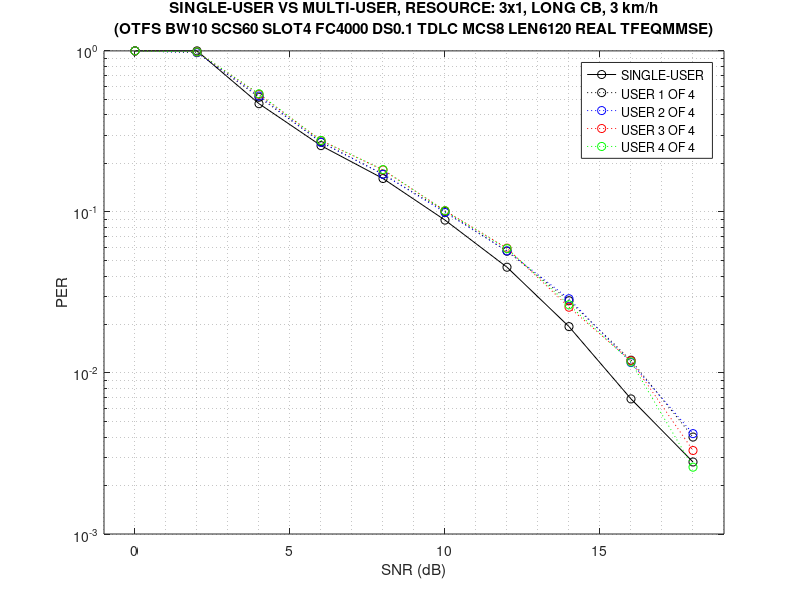
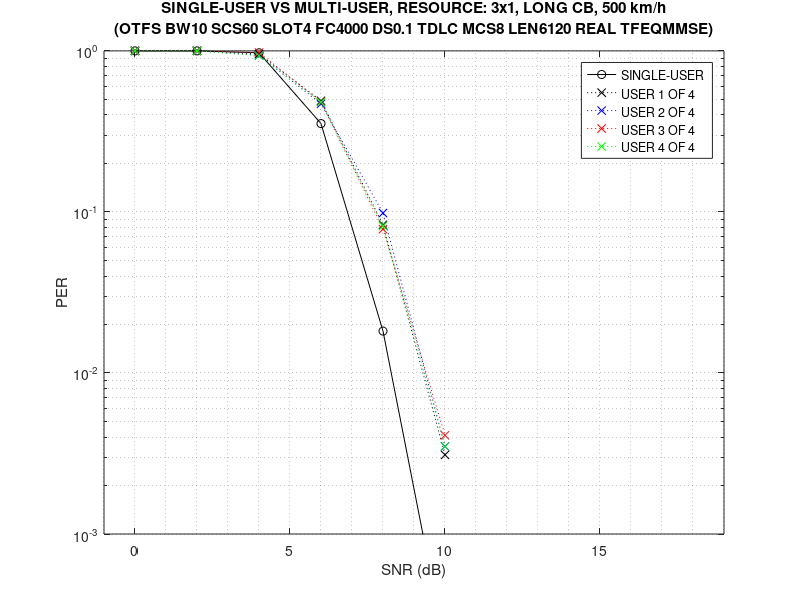
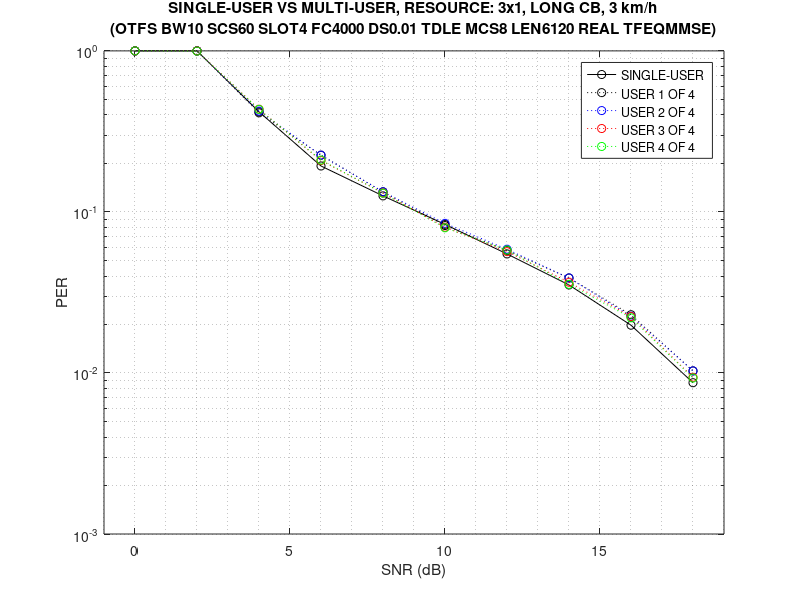
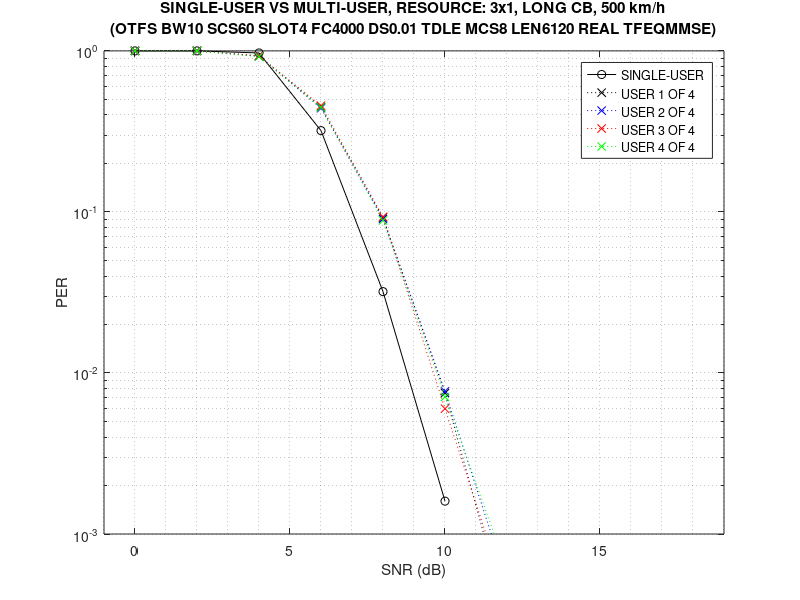

Reproduce these figures in MATLAB, in order.
% simulator: new_wave_lls
% commit: 60cfc4a
% bandwidth 10 MHz, subcarrier spacing 60 khz, 4 slots, single user, 3 rbs x 1 slot per user
% comment: previous result(per_result_20200928) has wrong noise power setting.
%          this is noise power matched version.
%   1. single user vs. multi users
%   2. single subframe vs. multi subframes (short tb vs. long tb)
%   3. fully spreaded otfs vs. partially-spreaded otfs
%   4. otfs vs. ofdm

%% otfs / single user / short transmit block / partial spreading

% RUNNING CASE: OTFS MU BW10 SCS60 SLOT4 FC4000 V3 DS0.1 TDLC MCS8 LEN964 SIM10000 SNR0 REAL TFEQMMSE USR1
per_case01 = [ ...
     0.0        401   1.000000
     2.0        401   1.000000
     4.0        518   0.774131
     6.0       1299   0.308699
     8.0       2286   0.175416
    10.0       3808   0.105305
    12.0       6388   0.062774
    14.0      10000   0.029900
    16.0      10000   0.015600
    18.0      10000   0.005900];

% RUNNING CASE: OTFS MU BW10 SCS60 SLOT4 FC4000 V120 DS0.1 TDLC MCS8 LEN964 SIM10000 SNR0 REAL TFEQMMSE USR1
per_case02 = [ ...
     0.0        401   1.000000
     2.0        401   1.000000
     4.0        561   0.714795
     6.0       1202   0.333611
     8.0       1987   0.201812
    10.0       3419   0.117286
    12.0       6467   0.062007
    14.0      10000   0.027700
    16.0      10000   0.008000
    18.0      10000   0.002100];

% RUNNING CASE: OTFS MU BW10 SCS60 SLOT4 FC4000 V200 DS0.1 TDLC MCS8 LEN964 SIM10000 SNR0 REAL TFEQMMSE USR1
per_case03 = [ ...
     0.0        401   1.000000
     2.0        401   1.000000
     4.0        511   0.784736
     6.0       1062   0.377589
     8.0       1997   0.200801
    10.0       3428   0.116978
    12.0       7587   0.052854
    14.0      10000   0.016500
    16.0      10000   0.006700
    18.0      10000   0.001500];

% RUNNING CASE: OTFS MU BW10 SCS60 SLOT4 FC4000 V500 DS0.1 TDLC MCS8 LEN964 SIM10000 SNR0 REAL TFEQMMSE USR1
per_case04 = [ ...
     0.0        401   1.000000
     2.0        401   1.000000
     4.0        425   0.943529
     6.0        766   0.523499
     8.0       1537   0.260898
    10.0       3506   0.114375
    12.0      10000   0.030300
    14.0      10000   0.008000
    16.0      10000   0.000600];

% RUNNING CASE: OTFS MU BW10 SCS60 SLOT4 FC4000 V3 DS0.01 TDLE MCS8 LEN964 SIM10000 SNR0 REAL TFEQMMSE USR1
per_case05 = [ ...
     0.0        401   1.000000
     2.0        401   1.000000
     4.0        665   0.603008
     6.0       1593   0.251726
     8.0       2681   0.149571
    10.0       4877   0.082223
    12.0       8052   0.049801
    14.0      10000   0.031800
    16.0      10000   0.021800
    18.0      10000   0.015600];

% RUNNING CASE: OTFS MU BW10 SCS60 SLOT4 FC4000 V120 DS0.01 TDLE MCS8 LEN964 SIM10000 SNR0 REAL TFEQMMSE USR1
per_case06 = [ ...
     0.0        401   1.000000
     2.0        401   1.000000
     4.0        615   0.652033
     6.0       1570   0.255414
     8.0       2595   0.154528
    10.0       4117   0.097401
    12.0       6522   0.061484
    14.0       9254   0.043333
    16.0      10000   0.022700
    18.0      10000   0.009800];

% RUNNING CASE: OTFS MU BW10 SCS60 SLOT4 FC4000 V200 DS0.01 TDLE MCS8 LEN964 SIM10000 SNR0 REAL TFEQMMSE USR1
per_case07 = [ ...
     0.0        401   1.000000
     2.0        401   1.000000
     4.0        544   0.737132
     6.0       1345   0.298141
     8.0       2284   0.175569
    10.0       3412   0.117526
    12.0       5976   0.067102
    14.0      10000   0.035800
    16.0      10000   0.019300
    18.0      10000   0.006600];

% RUNNING CASE: OTFS MU BW10 SCS60 SLOT4 FC4000 V500 DS0.01 TDLE MCS8 LEN964 SIM10000 SNR0 REAL TFEQMMSE USR1
per_case08 = [ ...
     0.0        401   1.000000
     2.0        401   1.000000
     4.0        454   0.883260
     6.0        815   0.492025
     8.0       1519   0.263989
    10.0       3403   0.117837
    12.0       8367   0.047926
    14.0      10000   0.017300
    16.0      10000   0.005800
    18.0      10000   0.001600];

%% otfs / multi user / long transmit block / partial spreading

% RUNNING CASE: OTFS MU BW10 SCS60 SLOT4 FC4000 V3 DS0.1 TDLC MCS8 LEN6120 SIM10000 SNR0 REAL TFEQMMSE USR4

per_case09 = [ ...
     0.0        401   1.000000  1.000000  1.000000  1.000000
     2.0        411   0.978102  0.975669  0.985401  0.985401
     4.0        778   0.515424  0.524422  0.537275  0.541131
     6.0       1483   0.271746  0.270398  0.277815  0.277815
     8.0       2342   0.171648  0.171221  0.182323  0.183177
    10.0       4042   0.100693  0.099208  0.101682  0.101682
    12.0       7032   0.057025  0.057309  0.059585  0.059158
    14.0      10000   0.028100  0.028900  0.025600  0.026500
    16.0      10000   0.012000  0.011600  0.011900  0.011700
    18.0      10000   0.004000  0.004200  0.003300  0.002600];

% RUNNING CASE: OTFS MU BW10 SCS60 SLOT4 FC4000 V120 DS0.1 TDLC MCS8 LEN6120 SIM10000 SNR0 REAL TFEQMMSE USR4
per_case10 = [ ...
     0.0        401   1.000000  1.000000  1.000000  1.000000
     2.0        401   1.000000  1.000000  1.000000  1.000000
     4.0        477   0.863732  0.840671  0.863732  0.855346
     6.0       1248   0.322115  0.321314  0.322115  0.341346
     8.0       7322   0.054766  0.058864  0.056132  0.060366
    10.0      10000   0.004500  0.005300  0.005300  0.007000
    12.0      10000   0.000300  0.000200  0.000200  0.000200];

% RUNNING CASE: OTFS MU BW10 SCS60 SLOT4 FC4000 V200 DS0.1 TDLC MCS8 LEN6120 SIM10000 SNR0 REAL TFEQMMSE USR4
per_case11 = [ ...
     0.0        401   1.000000  1.000000  1.000000  1.000000
     2.0        401   1.000000  1.000000  1.000000  1.000000
     4.0        471   0.851380  0.870488  0.885350  0.855626
     6.0       1094   0.366545  0.393053  0.378428  0.372943
     8.0       4813   0.083732  0.090796  0.083316  0.087056
    10.0      10000   0.009300  0.007100  0.005400  0.005700
    12.0      10000   0.000200  0.000100  0.000200  0.000600];

% RUNNING CASE: OTFS MU BW10 SCS60 SLOT4 FC4000 V500 DS0.1 TDLC MCS8 LEN6120 SIM10000 SNR0 REAL TFEQMMSE USR4
per_case12 = [ ...
     0.0        401   1.000000  1.000000  1.000000  1.000000
     2.0        401   1.000000  1.000000  1.000000  1.000000
     4.0        429   0.955711  0.939394  0.976690  0.934732
     6.0        855   0.490058  0.469006  0.481871  0.480702
     8.0       5130   0.083236  0.098441  0.078168  0.081871
    10.0      10000   0.003100  0.003500  0.004100  0.003500
    12.0      10000   0.000000  0.000000  0.000000  0.000000];

% RUNNING CASE: OTFS MU BW10 SCS60 SLOT4 FC4000 V3 DS0.01 TDLE MCS8 LEN6120 SIM10000 SNR0 REAL TFEQMMSE USR4
per_case13 = [ ...
     0.0        401   1.000000  1.000000  1.000000  1.000000
     2.0        402   1.000000  1.000000  1.000000  0.997512
     4.0        972   0.412551  0.422840  0.434156  0.433128
     6.0       1924   0.225052  0.225052  0.208420  0.209979
     8.0       3067   0.133355  0.133355  0.131073  0.130747
    10.0       5029   0.082323  0.084908  0.080334  0.079738
    12.0       7074   0.057676  0.058666  0.056686  0.057959
    14.0      10000   0.038900  0.038900  0.036600  0.035500
    16.0      10000   0.023000  0.022500  0.022400  0.022000
    18.0      10000   0.010300  0.010300  0.009400  0.009300];

% RUNNING CASE: OTFS MU BW10 SCS60 SLOT4 FC4000 V120 DS0.01 TDLE MCS8 LEN6120 SIM10000 SNR0 REAL TFEQMMSE USR4
per_case14 = [ ...
     0.0        401   1.000000  1.000000  1.000000  1.000000
     2.0        401   1.000000  1.000000  1.000000  1.000000
     4.0        515   0.778641  0.798058  0.801942  0.780583
     6.0       1431   0.292802  0.324249  0.280224  0.306778
     8.0       5831   0.074258  0.075802  0.072372  0.068770
    10.0      10000   0.012800  0.013700  0.012000  0.011500
    12.0      10000   0.002000  0.002000  0.001600  0.001300
    14.0      10000   0.000000  0.000000  0.000100  0.000000];

% RUNNING CASE: OTFS MU BW10 SCS60 SLOT4 FC4000 V200 DS0.01 TDLE MCS8 LEN6120 SIM10000 SNR0 REAL TFEQMMSE USR4
per_case15 = [ ...
     0.0        401   1.000000  1.000000  1.000000  1.000000
     2.0        401   1.000000  1.000000  1.000000  1.000000
     4.0        490   0.828571  0.848980  0.818367  0.846939
     6.0       1213   0.330585  0.383347  0.347898  0.353669
     8.0       4970   0.081690  0.084507  0.080684  0.083903
    10.0      10000   0.013600  0.012700  0.013000  0.013200
    12.0      10000   0.001000  0.001200  0.001200  0.001000
    14.0      10000   0.000100  0.000100  0.000000  0.000200];

% RUNNING CASE: OTFS MU BW10 SCS60 SLOT4 FC4000 V500 DS0.01 TDLE MCS8 LEN6120 SIM10000 SNR0 REAL TFEQMMSE USR4
per_case16 = [ ...
     0.0        401   1.000000  1.000000  1.000000  1.000000
     2.0        401   1.000000  1.000000  1.000000  1.000000
     4.0        436   0.931193  0.926606  0.928899  0.919725
     6.0        910   0.448352  0.440659  0.457143  0.446154
     8.0       4528   0.092314  0.090327  0.093198  0.088560
    10.0      10000   0.007500  0.007700  0.006000  0.007100
    12.0      10000   0.000300  0.000500  0.000400  0.000600];

%% otfs / single user / long transmit block / partial spreading

% RUNNING CASE: OTFS MU BW10 SCS60 SLOT4 FC4000 V3 DS0.1 TDLC MCS8 LEN6120 SIM10000 SNR0 REAL TFEQMMSE
per_case17 = [ ...
     0.0        401   1.000000
     2.0        401   1.000000
     4.0        853   0.470106
     6.0       1554   0.258044
     8.0       2487   0.161238
    10.0       4507   0.088973
    12.0       8841   0.045357
    14.0      10000   0.019400
    16.0      10000   0.006900
    18.0      10000   0.002800];

% RUNNING CASE: OTFS MU BW10 SCS60 SLOT4 FC4000 V120 DS0.1 TDLC MCS8 LEN6120 SIM10000 SNR0 REAL TFEQMMSE
per_case18 = [ ...
     0.0        401   1.000000
     2.0        401   1.000000
     4.0        460   0.871739
     6.0       1632   0.245711
     8.0      10000   0.037100
    10.0      10000   0.003500
    12.0      10000   0.000000];

% RUNNING CASE: OTFS MU BW10 SCS60 SLOT4 FC4000 V200 DS0.1 TDLC MCS8 LEN6120 SIM10000 SNR0 REAL TFEQMMSE
per_case19 = [ ...
     0.0        401   1.000000
     2.0        401   1.000000
     4.0        443   0.905192
     6.0       1560   0.257051
     8.0      10000   0.033300
    10.0      10000   0.001300
    12.0      10000   0.000000];

% RUNNING CASE: OTFS MU BW10 SCS60 SLOT4 FC4000 V500 DS0.1 TDLC MCS8 LEN6120 SIM10000 SNR0 REAL TFEQMMSE
per_case20 = [ ...
     0.0        401   1.000000
     2.0        401   1.000000
     4.0        412   0.973301
     6.0       1134   0.353616
     8.0      10000   0.018200
    10.0      10000   0.000200];

% RUNNING CASE: OTFS MU BW10 SCS60 SLOT4 FC4000 V3 DS0.01 TDLE MCS8 LEN6120 SIM10000 SNR0 REAL TFEQMMSE
per_case21 = [ ...
     0.0        401   1.000000
     2.0        401   1.000000
     4.0        958   0.418580
     6.0       2079   0.192881
     8.0       3188   0.125784
    10.0       4792   0.083681
    12.0       7310   0.054856
    14.0      10000   0.035200
    16.0      10000   0.019800
    18.0      10000   0.008700];

% RUNNING CASE: OTFS MU BW10 SCS60 SLOT4 FC4000 V120 DS0.01 TDLE MCS8 LEN6120 SIM10000 SNR0 REAL TFEQMMSE
per_case22 = [ ...
     0.0        401   1.000000
     2.0        401   1.000000
     4.0        545   0.735780
     6.0       1554   0.258044
     8.0       7203   0.055671
    10.0      10000   0.009500
    12.0      10000   0.002100
    14.0      10000   0.000100];

% RUNNING CASE: OTFS MU BW10 SCS60 SLOT4 FC4000 V200 DS0.01 TDLE MCS8 LEN6120 SIM10000 SNR0 REAL TFEQMMSE
per_case23 = [ ...
     0.0        401   1.000000
     2.0        401   1.000000
     4.0        488   0.821721
     6.0       1470   0.272789
     8.0       8030   0.049938
    10.0      10000   0.006200
    12.0      10000   0.000900];

% RUNNING CASE: OTFS MU BW10 SCS60 SLOT4 FC4000 V500 DS0.01 TDLE MCS8 LEN6120 SIM10000 SNR0 REAL TFEQMMSE
per_case24 = [ ...
     0.0        401   1.000000
     2.0        401   1.000000
     4.0        413   0.970944
     6.0       1254   0.319777
     8.0      10000   0.032000
    10.0      10000   0.001600
    12.0      10000   0.000000];

%% ofdm / single user / long transmit block / partial spreading

% RUNNING CASE: OFDM MU BW10 SCS60 SLOT4 FC4000 V3 DS0.1 TDLC MCS8 LEN6120 SIM10000 SNR0 REAL TFEQMMSE
per_case25 = [ ...
     0.0        401   1.000000
     2.0        401   1.000000
     4.0        852   0.470657
     6.0       1560   0.257051
     8.0       2457   0.163207
    10.0       4429   0.090540
    12.0       8448   0.047467
    14.0      10000   0.021600
    16.0      10000   0.008000
    18.0      10000   0.003800];

% RUNNING CASE: OFDM MU BW10 SCS60 SLOT4 FC4000 V120 DS0.1 TDLC MCS8 LEN6120 SIM10000 SNR0 REAL TFEQMMSE
per_case26 = [ ...
     0.0        401   1.000000
     2.0        401   1.000000
     4.0        468   0.856838
     6.0       1612   0.248759
     8.0      10000   0.037900
    10.0      10000   0.003300
    12.0      10000   0.000100];

% RUNNING CASE: OFDM MU BW10 SCS60 SLOT4 FC4000 V200 DS0.1 TDLC MCS8 LEN6120 SIM10000 SNR0 REAL TFEQMMSE
per_case27 = [ ...
     0.0        401   1.000000
     2.0        401   1.000000
     4.0        459   0.873638
     6.0       1514   0.264861
     8.0      10000   0.031200
    10.0      10000   0.001900
    12.0      10000   0.000100];

% RUNNING CASE: OFDM MU BW10 SCS60 SLOT4 FC4000 V500 DS0.1 TDLC MCS8 LEN6120 SIM10000 SNR0 REAL TFEQMMSE
per_case28 = [ ...
     0.0        401   1.000000
     2.0        401   1.000000
     4.0        410   0.978049
     6.0       1292   0.310372
     8.0      10000   0.019900
    10.0      10000   0.000200];

% RUNNING CASE: OFDM MU BW10 SCS60 SLOT4 FC4000 V3 DS0.01 TDLE MCS8 LEN6120 SIM10000 SNR0 REAL TFEQMMSE
per_case29 = [ ...
     0.0        401   1.000000
     2.0        401   1.000000
     4.0        934   0.429336
     6.0       1969   0.203657
     8.0       3199   0.125352
    10.0       4121   0.097306
    12.0       7576   0.052930
    14.0      10000   0.039300
    16.0      10000   0.019600
    18.0      10000   0.011100];

% RUNNING CASE: OFDM MU BW10 SCS60 SLOT4 FC4000 V120 DS0.01 TDLE MCS8 LEN6120 SIM10000 SNR0 REAL TFEQMMSE
per_case30 = [ ...
     0.0        401   1.000000
     2.0        401   1.000000
     4.0        525   0.763810
     6.0       1619   0.247684
     8.0       6307   0.063580
    10.0      10000   0.010000
    12.0      10000   0.001100
    14.0      10000   0.000000];

% RUNNING CASE: OFDM MU BW10 SCS60 SLOT4 FC4000 V200 DS0.01 TDLE MCS8 LEN6120 SIM10000 SNR0 REAL TFEQMMSE
per_case31 = [ ...
     0.0        401   1.000000
     2.0        401   1.000000
     4.0        499   0.803607
     6.0       1442   0.278086
     8.0       7918   0.050644
    10.0      10000   0.007000
    12.0      10000   0.000500];

% RUNNING CASE: OFDM MU BW10 SCS60 SLOT4 FC4000 V500 DS0.01 TDLE MCS8 LEN6120 SIM10000 SNR0 REAL TFEQMMSE
per_case32 = [ ...
     0.0        401   1.000000
     2.0        401   1.000000
     4.0        424   0.945755
     6.0       1353   0.296378
     8.0      10000   0.029900
    10.0      10000   0.001000
    12.0      10000   0.000000];

%% otfs / single user / long transmit block / full spreading

% RUNNING CASE: OTFS SU BW10 SCS60 SLOT4 FC4000 V3 DS0.1 TDLC MCS8 LEN6120 SIM10000 SNR0 REAL TFEQMMSE
per_case33 = [ ...
     0.0        401   1.000000
     2.0        707   0.567185
     4.0       1340   0.299254
     6.0       2937   0.136534
     8.0       7214   0.055586
    10.0      10000   0.016300
    12.0      10000   0.004200
    14.0      10000   0.000900];

% RUNNING CASE: OTFS SU BW10 SCS60 SLOT4 FC4000 V120 DS0.1 TDLC MCS8 LEN6120 SIM10000 SNR0 REAL TFEQMMSE
per_case34 = [ ...
     0.0        401   1.000000
     2.0        568   0.705986
     4.0       1447   0.277125
     6.0       5286   0.075861
     8.0      10000   0.011500
    10.0      10000   0.001500
    12.0      10000   0.000000];

% RUNNING CASE: OTFS SU BW10 SCS60 SLOT4 FC4000 V200 DS0.1 TDLC MCS8 LEN6120 SIM10000 SNR0 REAL TFEQMMSE
per_case35 = [ ...
     0.0        401   1.000000
     2.0        493   0.813387
     4.0       1614   0.248451
     6.0       8322   0.048186
     8.0      10000   0.005900
    10.0      10000   0.000300];

% RUNNING CASE: OTFS SU BW10 SCS60 SLOT4 FC4000 V500 DS0.1 TDLC MCS8 LEN6120 SIM10000 SNR0 REAL TFEQMMSE
per_case36 = [ ...
     0.0        401   1.000000
     2.0        466   0.860515
     4.0       2095   0.191408
     6.0      10000   0.013200
     8.0      10000   0.000100];

% RUNNING CASE: OTFS SU BW10 SCS60 SLOT4 FC4000 V3 DS0.01 TDLE MCS8 LEN6120 SIM10000 SNR0 REAL TFEQMMSE
per_case37 = [ ...
     0.0        411   0.975669
     2.0        868   0.461982
     4.0       1657   0.242004
     6.0       2546   0.157502
     8.0       4392   0.091302
    10.0       8021   0.049994
    12.0      10000   0.024300
    14.0      10000   0.010300
    16.0      10000   0.004800
    18.0      10000   0.001300];

% RUNNING CASE: OTFS SU BW10 SCS60 SLOT4 FC4000 V120 DS0.01 TDLE MCS8 LEN6120 SIM10000 SNR0 REAL TFEQMMSE
per_case38 = [ ...
     0.0        401   1.000000
     2.0        653   0.614089
     4.0       1387   0.289113
     6.0       3932   0.101984
     8.0       9145   0.043849
    10.0      10000   0.011600
    12.0      10000   0.002800
    14.0      10000   0.000400];

% RUNNING CASE: OTFS SU BW10 SCS60 SLOT4 FC4000 V200 DS0.01 TDLE MCS8 LEN6120 SIM10000 SNR0 REAL TFEQMMSE
per_case39 = [ ...
     0.0        401   1.000000
     2.0        579   0.692573
     4.0       1565   0.256230
     6.0       4739   0.084617
     8.0      10000   0.023000
    10.0      10000   0.004800
    12.0      10000   0.000900];

% RUNNING CASE: OTFS SU BW10 SCS60 SLOT4 FC4000 V500 DS0.01 TDLE MCS8 LEN6120 SIM10000 SNR0 REAL TFEQMMSE
per_case40 = [ ...
     0.0        401   1.000000
     2.0        502   0.798805
     4.0       1721   0.233004
     6.0      10000   0.039200
     8.0      10000   0.004700
    10.0      10000   0.000300];

%% otfs / single user / long transmit block / partial spreading / wrong noise power

% RUNNING CASE: OTFS MU BW10 SCS60 SLOT4 FC4000 V3 DS0.1 TDLC MCS8 LEN6120 SIM10000 SNR0 REAL TFEQMMSE USR1
per_case41 = [ ...
     0.0       1753   0.228751
     2.0       3086   0.129942
     4.0       4717   0.085012
     6.0       8663   0.046289
     8.0      10000   0.019800
    10.0      10000   0.006800
    12.0      10000   0.001800
    14.0      10000   0.000300];

% RUNNING CASE: OTFS MU BW10 SCS60 SLOT4 FC4000 V120 DS0.1 TDLC MCS8 LEN6120 SIM10 SNR0 REAL TFEQMMSE USR1
per_case42 = [ ...
     0.0       3856   0.103994
     2.0      10000   0.017100
     4.0      10000   0.002300
     6.0      10000   0.000100];

% RUNNING CASE: OTFS MU BW10 SCS60 SLOT4 FC4000 V200 DS0.1 TDLC MCS8 LEN6120 SIM10 SNR0 REAL TFEQMMSE USR1
per_case43 = [ ...
     0.0       4252   0.094309
     2.0      10000   0.011100
     4.0      10000   0.000800];

% RUNNING CASE: OTFS MU BW10 SCS60 SLOT4 FC4000 V500 DS0.1 TDLC MCS8 LEN6120 SIM10 SNR0 REAL TFEQMMSE USR1
per_case44 = [ ...
     0.0       7527   0.053275
     2.0      10000   0.002300
     4.0      10000   0.000100];

% RUNNING CASE: OTFS MU BW10 SCS60 SLOT4 FC4000 V3 DS0.01 TDLE MCS8 LEN6120 SIM10 SNR0 REAL TFEQMMSE USR1
per_case45 = [ ...
     0.0       1966   0.203967
     2.0       3330   0.120420
     4.0       4597   0.087231
     6.0       7861   0.051011
     8.0      10000   0.034600
    10.0      10000   0.022200
    12.0      10000   0.010800
    14.0      10000   0.004400
    16.0      10000   0.001000
    18.0      10000   0.001000];

% RUNNING CASE: OTFS MU BW10 SCS60 SLOT4 FC4000 V120 DS0.01 TDLE MCS8 LEN6120 SIM10 SNR0 REAL TFEQMMSE USR1
per_case46 = [ ...
     0.0       2864   0.140014
     2.0      10000   0.035100
     4.0      10000   0.008000
     6.0      10000   0.000900];

% RUNNING CASE: OTFS MU BW10 SCS60 SLOT4 FC4000 V200 DS0.01 TDLE MCS8 LEN6120 SIM10000 SNR0 REAL TFEQMMSE USR1
per_case47 = [ ...
     0.0       3141   0.127666
     2.0      10000   0.025400
     4.0      10000   0.003000
     6.0      10000   0.000200];

% RUNNING CASE: OTFS MU BW10 SCS60 SLOT4 FC4000 V500 DS0.01 TDLE MCS8 LEN6120 SIM10000 SNR0 REAL TFEQMMSE USR1
per_case48 = [ ...
     0.0       5989   0.066956
     2.0      10000   0.007000
     4.0      10000   0.000600];

%% ofdm / single user / long transmit block / partial spreading / wrong noise power

% RUNNING CASE: OFDM MU BW10 SCS60 SLOT4 FC4000 V3 DS0.1 TDLC MCS8 LEN6120 SIM10 SNR0 REAL TFEQMMSE
per_case49 = [ ...
     0.0       1825   0.219726
     2.0       3127   0.128238
     4.0       5118   0.078351
     6.0       7896   0.050785
     8.0      10000   0.019800
    10.0      10000   0.009300
    12.0      10000   0.002800];

% RUNNING CASE: OFDM MU BW10 SCS60 SLOT4 FC4000 V120 DS0.1 TDLC MCS8 LEN6120 SIM10 SNR0 REAL TFEQMMSE
per_case50 = [ ...
     0.0       3739   0.107248
     2.0      10000   0.018100
     4.0      10000   0.002700
     6.0      10000   0.000100];

% RUNNING CASE: OFDM MU BW10 SCS60 SLOT4 FC4000 V200 DS0.1 TDLC MCS8 LEN6120 SIM10 SNR0 REAL TFEQMMSE
per_case51 = [ ...
     0.0       4045   0.099135
     2.0      10000   0.011800
     4.0      10000   0.000900];

% RUNNING CASE: OFDM MU BW10 SCS60 SLOT4 FC4000 V500 DS0.1 TDLC MCS8 LEN6120 SIM10 SNR0 REAL TFEQMMSE
per_case52 = [ ...
     0.0       6973   0.057508
     2.0      10000   0.002400
     4.0      10000   0.000000];

% RUNNING CASE: OFDM MU BW10 SCS60 SLOT4 FC4000 V3 DS0.01 TDLE MCS8 LEN6120 SIM10 SNR0 REAL TFEQMMSE
per_case53 = [ ...
     0.0       2138   0.187558
     2.0       3288   0.121959
     4.0       4635   0.086516
     6.0       7548   0.053127
     8.0      10000   0.037000
    10.0      10000   0.018700
    12.0      10000   0.010600
    14.0      10000   0.005500
    16.0      10000   0.002300
    18.0      10000   0.001000];

% RUNNING CASE: OFDM MU BW10 SCS60 SLOT4 FC4000 V120 DS0.01 TDLE MCS8 LEN6120 SIM10 SNR0 REAL TFEQMMSE
per_case54 = [ ...
     0.0       2973   0.134881
     2.0      10000   0.034300
     4.0      10000   0.006900
     6.0      10000   0.001100
     8.0      10000   0.000200];

% RUNNING CASE: OFDM MU BW10 SCS60 SLOT4 FC4000 V200 DS0.01 TDLE MCS8 LEN6120 SIM10000 SNR0 REAL TFEQMMSE
per_case55 = [ ...
     0.0       2930   0.136860
     2.0      10000   0.026700
     4.0      10000   0.003700
     6.0      10000   0.000600];

% RUNNING CASE: OFDM MU BW10 SCS60 SLOT4 FC4000 V500 DS0.01 TDLE MCS8 LEN6120 SIM10000 SNR0 REAL TFEQMMSE
per_case56 = [ ...
     0.0       5672   0.070698
     2.0      10000   0.006600
     4.0      10000   0.000600];

% basic graphs

% figure
% semilogy(per_case01(:,1),per_case01(:,3),'-ko'), hold on
% semilogy(per_case02(:,1),per_case02(:,3),'-kx')
% semilogy(per_case03(:,1),per_case03(:,3),'-ks')
% semilogy(per_case04(:,1),per_case04(:,3),'-k^'), hold off
% grid minor
% title({'OTFS BW10 SCS60 SLOT4 FC4000 DS0.1 TDLC MCS8 LEN964 REAL TFEQMMSE';'SINGLE USER (3x1)'})
% xlabel('SNR (dB)'), ylabel('PER')
% legend('V3', 'V120', 'V200', 'V500')
% axis([-1 19 1e-3 1])
% 
% figure
% semilogy(per_case05(:,1),per_case05(:,3),'-ko'), hold on
% semilogy(per_case06(:,1),per_case06(:,3),'-kx')
% semilogy(per_case07(:,1),per_case07(:,3),'-ks')
% semilogy(per_case08(:,1),per_case08(:,3),'-k^'), hold off
% grid minor
% title({'OTFS BW10 SCS60 SLOT4 FC4000 DS0.01 TDLE MCS8 LEN964 REAL TFEQMMSE';'SINGLE USER (3x1)'})
% xlabel('SNR (dB)'), ylabel('PER')
% legend('V3', 'V120', 'V200', 'V500')
% axis([-1 19 1e-3 1])
% 
% figure
% semilogy(per_case09(:,1),per_case09(:,3),'-ko'), hold on
% semilogy(per_case10(:,1),per_case10(:,3),'-kx')
% semilogy(per_case11(:,1),per_case11(:,3),'-ks')
% semilogy(per_case12(:,1),per_case12(:,3),'-k^')
% semilogy(per_case09(:,1),per_case09(:,4),'-bo')
% semilogy(per_case10(:,1),per_case10(:,4),'-bx')
% semilogy(per_case11(:,1),per_case11(:,4),'-bs')
% semilogy(per_case12(:,1),per_case12(:,4),'-b^')
% semilogy(per_case09(:,1),per_case09(:,5),'-ro')
% semilogy(per_case10(:,1),per_case10(:,5),'-rx')
% semilogy(per_case11(:,1),per_case11(:,5),'-rs')
% semilogy(per_case12(:,1),per_case12(:,5),'-r^')
% semilogy(per_case09(:,1),per_case09(:,6),'-go')
% semilogy(per_case10(:,1),per_case10(:,6),'-gx')
% semilogy(per_case11(:,1),per_case11(:,6),'-gs')
% semilogy(per_case12(:,1),per_case12(:,6),'-g^'), hold off
% grid minor
% title({'OTFS BW10 SCS60 SLOT4 FC4000 DS0.1 TDLC MCS8 LEN964 REAL TFEQMMSE'; '4 USERS (3x1)'})
% xlabel('SNR (dB)'), ylabel('PER')
% legend('V3', 'V120', 'V200', 'V500')
% axis([-1 19 1e-3 1])
% 
% figure
% semilogy(per_case13(:,1),per_case13(:,3),'-ko'), hold on
% semilogy(per_case14(:,1),per_case14(:,3),'-kx')
% semilogy(per_case15(:,1),per_case15(:,3),'-ks')
% semilogy(per_case16(:,1),per_case16(:,3),'-k^')
% semilogy(per_case13(:,1),per_case13(:,4),'-bo')
% semilogy(per_case14(:,1),per_case14(:,4),'-bx')
% semilogy(per_case15(:,1),per_case15(:,4),'-bs')
% semilogy(per_case16(:,1),per_case16(:,4),'-b^')
% semilogy(per_case13(:,1),per_case13(:,5),'-ro')
% semilogy(per_case14(:,1),per_case14(:,5),'-rx')
% semilogy(per_case15(:,1),per_case15(:,5),'-rs')
% semilogy(per_case16(:,1),per_case16(:,5),'-r^')
% semilogy(per_case13(:,1),per_case13(:,6),'-go')
% semilogy(per_case14(:,1),per_case14(:,6),'-gx')
% semilogy(per_case15(:,1),per_case15(:,6),'-gs')
% semilogy(per_case16(:,1),per_case16(:,6),'-g^'), hold off
% grid minor
% title({'OTFS BW10 SCS60 SLOT4 FC4000 DS0.01 TDLE MCS8 LEN964 REAL TFEQMMSE'; '4 USERS (3x1)'})
% xlabel('SNR (dB)'), ylabel('PER')
% legend('V3', 'V120', 'V200', 'V500')
% axis([-1 19 1e-3 1])
% 
% figure
% semilogy(per_case17(:,1),per_case17(:,3),'-ko'), hold on
% semilogy(per_case18(:,1),per_case18(:,3),'-kx')
% semilogy(per_case19(:,1),per_case19(:,3),'-ks')
% semilogy(per_case20(:,1),per_case20(:,3),'-k^'), hold off
% grid minor
% title({'OTFS BW10 SCS60 SLOT4 FC4000 DS0.1 TDLC MCS8 LEN6120 REAL TFEQMMSE'; 'SINGLE USER (3x1)'})
% xlabel('SNR (dB)'), ylabel('PER')
% legend('V3', 'V120', 'V200', 'V500')
% axis([-1 19 1e-3 1])
% 
% figure
% semilogy(per_case21(:,1),per_case21(:,3),'-ko'), hold on
% semilogy(per_case22(:,1),per_case22(:,3),'-kx')
% semilogy(per_case23(:,1),per_case23(:,3),'-ks')
% semilogy(per_case24(:,1),per_case24(:,3),'-k^'), hold off
% grid minor
% title({'OTFS BW10 SCS60 SLOT4 FC4000 DS0.01 TDLE MCS8 LEN6120 REAL TFEQMMSE'; 'SINGLE USER (3x1)'})
% xlabel('SNR (dB)'), ylabel('PER')
% legend('V3', 'V120', 'V200', 'V500')
% axis([-1 19 1e-3 1])
% 
% figure
% semilogy(per_case25(:,1),per_case25(:,3),'-ko'), hold on
% semilogy(per_case26(:,1),per_case26(:,3),'-kx')
% semilogy(per_case27(:,1),per_case27(:,3),'-ks')
% semilogy(per_case28(:,1),per_case28(:,3),'-k^'), hold off
% grid minor
% title({'OFDM BW10 SCS60 SLOT4 FC4000 DS0.1 TDLC MCS8 LEN6120 REAL TFEQMMSE'; 'SINGLE USER (3x1)'})
% xlabel('SNR (dB)'), ylabel('PER')
% legend('V3', 'V120', 'V200', 'V500')
% axis([-1 19 1e-3 1])
% 
% figure
% semilogy(per_case29(:,1),per_case29(:,3),'-ko'), hold on
% semilogy(per_case30(:,1),per_case30(:,3),'-kx')
% semilogy(per_case31(:,1),per_case31(:,3),'-ks')
% semilogy(per_case32(:,1),per_case32(:,3),'-k^'), hold off
% grid minor
% title({'OFDM BW10 SCS60 SLOT4 FC4000 DS0.01 TDLE MCS8 LEN6120 REAL TFEQMMSE'; 'SINGLE USER (3x1)'})
% xlabel('SNR (dB)'), ylabel('PER')
% legend('V3', 'V120', 'V200', 'V500')
% axis([-1 19 1e-3 1])
% 
% figure
% semilogy(per_case33(:,1),per_case33(:,3),'-ko'), hold on
% semilogy(per_case34(:,1),per_case34(:,3),'-kx')
% semilogy(per_case35(:,1),per_case35(:,3),'-ks')
% semilogy(per_case36(:,1),per_case36(:,3),'-k^'), hold off
% grid minor
% title({'OTFS BW10 SCS60 SLOT4 FC4000 DS0.1 TDLC MCS8 LEN6120 REAL TFEQMMSE'; 'SINGLE USER (FULL)'})
% xlabel('SNR (dB)'), ylabel('PER')
% legend('V3', 'V120', 'V200', 'V500')
% axis([-1 19 1e-3 1])
% 
% figure
% semilogy(per_case37(:,1),per_case37(:,3),'-ko'), hold on
% semilogy(per_case38(:,1),per_case38(:,3),'-kx')
% semilogy(per_case39(:,1),per_case39(:,3),'-ks')
% semilogy(per_case40(:,1),per_case40(:,3),'-k^'), hold off
% grid minor
% title({'OTFS BW10 SCS60 SLOT4 FC4000 DS0.01 TDLE MCS8 LEN6120 REAL TFEQMMSE'; 'SINGLE USER (FULL)'})
% xlabel('SNR (dB)'), ylabel('PER')
% legend('V3', 'V120', 'V200', 'V500')
% axis([-1 19 1e-3 1])

% more graphs

figure
semilogy(per_case17(:,1),per_case17(:,3),'-ko'), hold on
semilogy(per_case09(:,1),per_case09(:,3),':ko')
semilogy(per_case09(:,1),per_case09(:,4),':bo')
semilogy(per_case09(:,1),per_case09(:,5),':ro')
semilogy(per_case09(:,1),per_case09(:,6),':go'), hold off
grid minor
title({'SINGLE-USER VS MULTI-USER, RESOURCE: 3x1, LONG CB, 3 km/h';'(OTFS BW10 SCS60 SLOT4 FC4000 DS0.1 TDLC MCS8 LEN6120 REAL TFEQMMSE)'})
xlabel('SNR (dB)'), ylabel('PER')
legend('SINGLE-USER', 'USER 1 OF 4', 'USER 2 OF 4', 'USER 3 OF 4', 'USER 4 OF 4')
axis([-1 19 1e-3 1])

figure
semilogy(per_case20(:,1),per_case20(:,3),'-ko'), hold on
semilogy(per_case12(:,1),per_case12(:,3),':kx')
semilogy(per_case12(:,1),per_case12(:,4),':bx')
semilogy(per_case12(:,1),per_case12(:,5),':rx')
semilogy(per_case12(:,1),per_case12(:,6),':gx'), hold off
grid minor
title({'SINGLE-USER VS MULTI-USER, RESOURCE: 3x1, LONG CB, 500 km/h';'(OTFS BW10 SCS60 SLOT4 FC4000 DS0.1 TDLC MCS8 LEN6120 REAL TFEQMMSE)'})
xlabel('SNR (dB)'), ylabel('PER')
legend('SINGLE-USER', 'USER 1 OF 4', 'USER 2 OF 4', 'USER 3 OF 4', 'USER 4 OF 4')
axis([-1 19 1e-3 1])

figure
semilogy(per_case21(:,1),per_case21(:,3),'-ko'), hold on
semilogy(per_case13(:,1),per_case13(:,3),':ko')
semilogy(per_case13(:,1),per_case13(:,4),':bo')
semilogy(per_case13(:,1),per_case13(:,5),':ro')
semilogy(per_case13(:,1),per_case13(:,6),':go'), hold off
grid minor
title({'SINGLE-USER VS MULTI-USER, RESOURCE: 3x1, LONG CB, 3 km/h';'(OTFS BW10 SCS60 SLOT4 FC4000 DS0.01 TDLE MCS8 LEN6120 REAL TFEQMMSE)'})
xlabel('SNR (dB)'), ylabel('PER')
legend('SINGLE-USER', 'USER 1 OF 4', 'USER 2 OF 4', 'USER 3 OF 4', 'USER 4 OF 4')
axis([-1 19 1e-3 1])

figure
semilogy(per_case24(:,1),per_case24(:,3),'-ko'), hold on
semilogy(per_case16(:,1),per_case16(:,3),':kx')
semilogy(per_case16(:,1),per_case16(:,4),':bx')
semilogy(per_case16(:,1),per_case16(:,5),':rx')
semilogy(per_case16(:,1),per_case16(:,6),':gx'), hold off
grid minor
title({'SINGLE-USER VS MULTI-USER, RESOURCE: 3x1, LONG CB, 500 km/h';'(OTFS BW10 SCS60 SLOT4 FC4000 DS0.01 TDLE MCS8 LEN6120 REAL TFEQMMSE)'})
xlabel('SNR (dB)'), ylabel('PER')
legend('SINGLE-USER', 'USER 1 OF 4', 'USER 2 OF 4', 'USER 3 OF 4', 'USER 4 OF 4')
axis([-1 19 1e-3 1])

figure
semilogy(per_case01(:,1),per_case01(:,3),'-ko'), hold on
semilogy(per_case02(:,1),per_case02(:,3),'-kx')
semilogy(per_case03(:,1),per_case03(:,3),'-ks')
semilogy(per_case04(:,1),per_case04(:,3),'-k^')
semilogy(per_case17(:,1),per_case17(:,3),'-ro')
semilogy(per_case18(:,1),per_case18(:,3),'-rx')
semilogy(per_case19(:,1),per_case19(:,3),'-rs')
semilogy(per_case20(:,1),per_case20(:,3),'-r^'), hold off
grid minor
title({'SHORT CODE BLOCK VS LONG CODE BLOCK, RESOURCE: 3x1, SINGLE USER';'(OTFS BW10 SCS60 SLOT4 FC4000 DS0.1 TDLC MCS8 REAL TFEQMMSE)'})
xlabel('SNR (dB)'), ylabel('PER')
legend('V3 (SHORT CB)', 'V120 (SHORT CB)', 'V200 (SHORT CB)', 'V500 (SHORT CB)', 'V3 (LONG CB)', 'V120 (LONG CB)', 'V200 (LONG CB)', 'V500 (LONG CB)')
axis([-1 19 1e-3 1])

figure
semilogy(per_case05(:,1),per_case05(:,3),'-ko'), hold on
semilogy(per_case06(:,1),per_case06(:,3),'-kx')
semilogy(per_case07(:,1),per_case07(:,3),'-ks')
semilogy(per_case08(:,1),per_case08(:,3),'-k^')
semilogy(per_case21(:,1),per_case21(:,3),'-ro')
semilogy(per_case22(:,1),per_case22(:,3),'-rx')
semilogy(per_case23(:,1),per_case23(:,3),'-rs')
semilogy(per_case24(:,1),per_case24(:,3),'-r^'), hold off
grid minor
title({'SHORT CODE BLOCK VS LONG CODE BLOCK, RESOURCE: 3x1, SINGLE USER';'(OTFS BW10 SCS60 SLOT4 FC4000 DS0.01 TDLE MCS8 REAL TFEQMMSE)'})
xlabel('SNR (dB)'), ylabel('PER')
legend('V3 (SHORT CB)', 'V120 (SHORT CB)', 'V200 (SHORT CB)', 'V500 (SHORT CB)', 'V3 (LONG CB)', 'V120 (LONG CB)', 'V200 (LONG CB)', 'V500 (LONG CB)')
axis([-1 19 1e-3 1])

figure
semilogy(per_case17(:,1),per_case17(:,3),'-bo'), hold on
semilogy(per_case18(:,1),per_case18(:,3),'-bx')
semilogy(per_case19(:,1),per_case19(:,3),'-bs')
semilogy(per_case20(:,1),per_case20(:,3),'-b^')
semilogy(per_case25(:,1),per_case25(:,3),'-ro')
semilogy(per_case26(:,1),per_case26(:,3),'-rx')
semilogy(per_case27(:,1),per_case27(:,3),'-rs')
semilogy(per_case28(:,1),per_case28(:,3),'-r^'), hold off
grid minor
title({'OFDM VS OTFS, RESOURCE: 3x1, LONG CB, SINGLE USER';'(BW10 SCS60 SLOT4 FC4000 DS0.1 TDLC MCS8 LEN6120 REAL TFEQMMSE)'})
xlabel('SNR (dB)'), ylabel('PER')
legend('OTFS V3', 'OTFS V120', 'OTFS V200', 'OTFS V500', 'OFDM V3', 'OFDM V120', 'OFDM V200', 'OFDM V500')
axis([-1 19 1e-3 1])

figure
semilogy(per_case21(:,1),per_case21(:,3),'-bo'), hold on
semilogy(per_case22(:,1),per_case22(:,3),'-bx')
semilogy(per_case23(:,1),per_case23(:,3),'-bs')
semilogy(per_case24(:,1),per_case24(:,3),'-b^')
semilogy(per_case29(:,1),per_case29(:,3),'-ro')
semilogy(per_case30(:,1),per_case30(:,3),'-rx')
semilogy(per_case31(:,1),per_case31(:,3),'-rs')
semilogy(per_case32(:,1),per_case32(:,3),'-r^'), hold off
grid minor
title({'OFDM VS OTFS, RESOURCE: 3x1, LONG CB, SINGLE USER';'(BW10 SCS60 SLOT4 FC4000 DS0.01 TDLE MCS8 LEN6120 REAL TFEQMMSE)'})
xlabel('SNR (dB)'), ylabel('PER')
legend('OTFS V3', 'OTFS V120', 'OTFS V200', 'OTFS V500', 'OFDM V3', 'OFDM V120', 'OFDM V200', 'OFDM V500')
axis([-1 19 1e-3 1])

figure
semilogy(per_case17(:,1),per_case17(:,3),'-bo'), hold on
semilogy(per_case18(:,1),per_case18(:,3),'-bx')
semilogy(per_case19(:,1),per_case19(:,3),'-bs')
semilogy(per_case20(:,1),per_case20(:,3),'-b^')
semilogy(per_case33(:,1),per_case33(:,3),'-ro')
semilogy(per_case34(:,1),per_case34(:,3),'-rx')
semilogy(per_case35(:,1),per_case35(:,3),'-rs')
semilogy(per_case36(:,1),per_case36(:,3),'-r^'), hold off
grid minor
title({'FULL SPREAD(11x4) VS PARTIAL SPREAD(3x1), LONG CB, SINGLE USER';'(OTFS BW10 SCS60 SLOT4 FC4000 DS0.1 TDLC MCS8 LEN6120 REAL TFEQMMSE)'})
xlabel('SNR (dB)'), ylabel('PER')
legend('PARTIAL V3', 'PARTIAL V120', 'PARTIAL V200', 'PARTIAL V500', 'FULL V3', 'FULL V120', 'FULL V200', 'FULL V500')
axis([-1 19 1e-3 1])

figure
semilogy(per_case21(:,1),per_case21(:,3),'-bo'), hold on
semilogy(per_case22(:,1),per_case22(:,3),'-bx')
semilogy(per_case23(:,1),per_case23(:,3),'-bs')
semilogy(per_case24(:,1),per_case24(:,3),'-b^')
semilogy(per_case37(:,1),per_case37(:,3),'-ro')
semilogy(per_case38(:,1),per_case38(:,3),'-rx')
semilogy(per_case39(:,1),per_case39(:,3),'-rs')
semilogy(per_case40(:,1),per_case40(:,3),'-r^'), hold off
grid minor
title({'FULL SPREAD(11x4) VS PARTIAL SPREAD(3x1), LONG CB, SINGLE USER';'(OTFS BW10 SCS60 SLOT4 FC4000 DS0.01 TDLE MCS8 LEN6120 REAL TFEQMMSE)'})
xlabel('SNR (dB)'), ylabel('PER')
legend('PARTIAL V3', 'PARTIAL V120', 'PARTIAL V200', 'PARTIAL V500', 'FULL V3', 'FULL V120', 'FULL V200', 'FULL V500')
axis([-1 19 1e-3 1])

figure
semilogy(per_case17(:,1),per_case17(:,3),'-bo'), hold on
semilogy(per_case18(:,1),per_case18(:,3),'-bx')
semilogy(per_case19(:,1),per_case19(:,3),'-bs')
semilogy(per_case20(:,1),per_case20(:,3),'-b^')
semilogy(per_case41(:,1),per_case41(:,3),'-ro')
semilogy(per_case42(:,1),per_case42(:,3),'-rx')
semilogy(per_case43(:,1),per_case43(:,3),'-rs')
semilogy(per_case44(:,1),per_case44(:,3),'-r^'), hold off
grid minor
title({'WRONG NOISE POWER SETTING VS CORRECT NOISE POWER SETTING, RESOURCE: 3x1, LONG CB, SINGLE USER';'(OTFS BW10 SCS60 SLOT4 FC4000 DS0.1 TDLC MCS8 LEN6120 REAL TFEQMMSE)'})
xlabel('SNR (dB)'), ylabel('PER')
legend('CORRECT V3', 'CORRECT V120', 'CORRECT V200', 'CORRECT V500', 'WRONG V3', 'WRONG V120', 'WRONG V200', 'WRONG V500')
axis([-1 19 1e-3 1])

figure
semilogy(per_case21(:,1),per_case21(:,3),'-bo'), hold on
semilogy(per_case22(:,1),per_case22(:,3),'-bx')
semilogy(per_case23(:,1),per_case23(:,3),'-bs')
semilogy(per_case24(:,1),per_case24(:,3),'-b^')
semilogy(per_case45(:,1),per_case45(:,3),'-ro')
semilogy(per_case46(:,1),per_case46(:,3),'-rx')
semilogy(per_case47(:,1),per_case47(:,3),'-rs')
semilogy(per_case48(:,1),per_case48(:,3),'-r^'), hold off
grid minor
title({'WRONG NOISE POWER SETTING VS CORRECT NOISE POWER SETTING, RESOURCE: 3x1, LONG CB, SINGLE USER';'(OTFS BW10 SCS60 SLOT4 FC4000 DS0.01 TDLE MCS8 LEN6120 REAL TFEQMMSE)'})
xlabel('SNR (dB)'), ylabel('PER')
legend('CORRECT V3', 'CORRECT V120', 'CORRECT V200', 'CORRECT V500', 'WRONG V3', 'WRONG V120', 'WRONG V200', 'WRONG V500')
axis([-1 19 1e-3 1])

figure
semilogy(per_case25(:,1),per_case25(:,3),'-bo'), hold on
semilogy(per_case26(:,1),per_case26(:,3),'-bx')
semilogy(per_case27(:,1),per_case27(:,3),'-bs')
semilogy(per_case28(:,1),per_case28(:,3),'-b^')
semilogy(per_case49(:,1),per_case49(:,3),'-ro')
semilogy(per_case50(:,1),per_case50(:,3),'-rx')
semilogy(per_case51(:,1),per_case51(:,3),'-rs')
semilogy(per_case52(:,1),per_case52(:,3),'-r^'), hold off
grid minor
title({'WRONG NOISE POWER SETTING VS CORRECT NOISE POWER SETTING, RESOURCE: 3x1, LONG CB, SINGLE USER';'(OFDM BW10 SCS60 SLOT4 FC4000 DS0.1 TDLC MCS8 LEN6120 REAL TFEQMMSE)'})
xlabel('SNR (dB)'), ylabel('PER')
legend('CORRECT V3', 'CORRECT V120', 'CORRECT V200', 'CORRECT V500', 'WRONG V3', 'WRONG V120', 'WRONG V200', 'WRONG V500')
axis([-1 19 1e-3 1])

figure
semilogy(per_case29(:,1),per_case29(:,3),'-bo'), hold on
semilogy(per_case30(:,1),per_case30(:,3),'-bx')
semilogy(per_case31(:,1),per_case31(:,3),'-bs')
semilogy(per_case32(:,1),per_case32(:,3),'-b^')
semilogy(per_case53(:,1),per_case53(:,3),'-ro')
semilogy(per_case54(:,1),per_case54(:,3),'-rx')
semilogy(per_case55(:,1),per_case55(:,3),'-rs')
semilogy(per_case56(:,1),per_case56(:,3),'-r^'), hold off
grid minor
title({'WRONG NOISE POWER SETTING VS CORRECT NOISE POWER SETTING, RESOURCE: 3x1, LONG CB, SINGLE USER';'(OFDM BW10 SCS60 SLOT4 FC4000 DS0.01 TDLE MCS8 LEN6120 REAL TFEQMMSE)'})
xlabel('SNR (dB)'), ylabel('PER')
legend('CORRECT V3', 'CORRECT V120', 'CORRECT V200', 'CORRECT V500', 'WRONG V3', 'WRONG V120', 'WRONG V200', 'WRONG V500')
axis([-1 19 1e-3 1])
